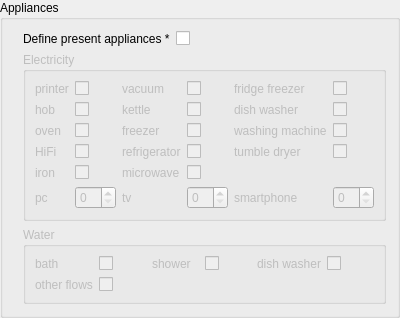
             <widget class="QGroupBox" name="appGroup">
              <property name="title">
               <string>Appliances</string>
              </property>
              <layout class="QVBoxLayout" name="verticalLayout_5">
               <property name="leftMargin">
                <number>20</number>
               </property>
               <item>
                <layout class="QFormLayout" name="formLayout_8">
                 <item row="0" column="0">
                  <widget class="QLabel" name="label_22">
                   <property name="text">
                    <string>Define present appliances *</string>
                   </property>
                  </widget>
                 </item>
                 <item row="0" column="1">
                  <widget class="QCheckBox" name="appBool"/>
                 </item>
                </layout>
               </item>
               <item>
                <widget class="QGroupBox" name="groupBox_7">
                 <property name="enabled">
                  <bool>false</bool>
                 </property>
                 <property name="title">
                  <string>Electricity</string>
                 </property>
                 <layout class="QGridLayout" name="gridLayout">
                  <item row="2" column="4">
                   <widget class="QLabel" name="label_33">
                    <property name="text">
                     <string>washing machine</string>
                    </property>
                   </widget>
                  </item>
                  <item row="3" column="4">
                   <widget class="QLabel" name="label_34">
                    <property name="text">
                     <string>tumble dryer</string>
                    </property>
                   </widget>
                  </item>
                  <item row="0" column="4">
                   <widget class="QLabel" name="label_30">
                    <property name="text">
                     <string>fridge freezer</string>
                    </property>
                   </widget>
                  </item>
                  <item row="1" column="4">
                   <widget class="QLabel" name="label_32">
                    <property name="text">
                     <string>dish washer</string>
                    </property>
                   </widget>
                  </item>
                  <item row="0" column="1">
                   <widget class="QCheckBox" name="checkBox_3">
                    <property name="sizePolicy">
                     <sizepolicy hsizetype="Minimum" vsizetype="Fixed">
                      <horstretch>0</horstretch>
                      <verstretch>0</verstretch>
                     </sizepolicy>
                    </property>
                    <property name="text">
                     <string/>
                    </property>
                    <property name="applianceName" stdset="0">
                     <string>printer</string>
                    </property>
                   </widget>
                  </item>
                  <item row="5" column="0">
                   <widget class="QLabel" name="label_40">
                    <property name="text">
                     <string>pc</string>
                    </property>
                   </widget>
                  </item>
                  <item row="5" column="2">
                   <widget class="QLabel" name="label_38">
                    <property name="text">
                     <string>tv</string>
                    </property>
                   </widget>
                  </item>
                  <item row="5" column="1">
                   <widget class="QSpinBox" name="spinBox_6">
                    <property name="applianceName" stdset="0">
                     <string>pc</string>
                    </property>
                   </widget>
                  </item>
                  <item row="5" column="3">
                   <widget class="QSpinBox" name="spinBox_8">
                    <property name="applianceName" stdset="0">
                     <string>tv</string>
                    </property>
                   </widget>
                  </item>
                  <item row="5" column="4">
                   <widget class="QLabel" name="label_39">
                    <property name="text">
                     <string>smartphone</string>
                    </property>
                   </widget>
                  </item>
                  <item row="5" column="5">
                   <widget class="QSpinBox" name="spinBox_9">
                    <property name="applianceName" stdset="0">
                     <string>smartphone</string>
                    </property>
                   </widget>
                  </item>
                  <item row="2" column="2">
                   <widget class="QLabel" name="label_45">
                    <property name="text">
                     <string>freezer</string>
                    </property>
                   </widget>
                  </item>
                  <item row="3" column="2">
                   <widget class="QLabel" name="label_46">
                    <property name="text">
                     <string>refrigerator</string>
                    </property>
                   </widget>
                  </item>
                  <item row="1" column="2">
                   <widget class="QLabel" name="label_47">
                    <property name="text">
                     <string>kettle</string>
                    </property>
                   </widget>
                  </item>
                  <item row="0" column="2">
                   <widget class="QLabel" name="label_28">
                    <property name="text">
                     <string>vacuum</string>
                    </property>
                   </widget>
                  </item>
                  <item row="4" column="2">
                   <widget class="QLabel" name="label_37">
                    <property name="text">
                     <string>microwave</string>
                    </property>
                   </widget>
                  </item>
                  <item row="3" column="0">
                   <widget class="QLabel" name="label_24">
                    <property name="text">
                     <string>HiFi</string>
                    </property>
                   </widget>
                  </item>
                  <item row="0" column="0">
                   <widget class="QLabel" name="label_35">
                    <property name="text">
                     <string>printer</string>
                    </property>
                   </widget>
                  </item>
                  <item row="2" column="0">
                   <widget class="QLabel" name="label_42">
                    <property name="text">
                     <string>oven</string>
                    </property>
                   </widget>
                  </item>
                  <item row="4" column="0">
                   <widget class="QLabel" name="label_36">
                    <property name="text">
                     <string>iron</string>
                    </property>
                   </widget>
                  </item>
                  <item row="1" column="0">
                   <widget class="QLabel" name="label_43">
                    <property name="text">
                     <string>hob</string>
                    </property>
                   </widget>
                  </item>
                  <item row="1" column="5">
                   <widget class="QCheckBox" name="checkBox_43">
                    <property name="sizePolicy">
                     <sizepolicy hsizetype="Minimum" vsizetype="Fixed">
                      <horstretch>0</horstretch>
                      <verstretch>0</verstretch>
                     </sizepolicy>
                    </property>
                    <property name="text">
                     <string/>
                    </property>
                    <property name="applianceName" stdset="0">
                     <string>dish washer</string>
                    </property>
                   </widget>
                  </item>
                  <item row="2" column="5">
                   <widget class="QCheckBox" name="checkBox_44">
                    <property name="sizePolicy">
                     <sizepolicy hsizetype="Minimum" vsizetype="Fixed">
                      <horstretch>0</horstretch>
                      <verstretch>0</verstretch>
                     </sizepolicy>
                    </property>
                    <property name="text">
                     <string/>
                    </property>
                    <property name="applianceName" stdset="0">
                     <string>washing machine</string>
                    </property>
                   </widget>
                  </item>
                  <item row="3" column="5">
                   <widget class="QCheckBox" name="checkBox_45">
                    <property name="sizePolicy">
                     <sizepolicy hsizetype="Minimum" vsizetype="Fixed">
                      <horstretch>0</horstretch>
                      <verstretch>0</verstretch>
                     </sizepolicy>
                    </property>
                    <property name="text">
                     <string/>
                    </property>
                    <property name="applianceName" stdset="0">
                     <string>tumble dryer</string>
                    </property>
                   </widget>
                  </item>
                  <item row="1" column="3">
                   <widget class="QCheckBox" name="checkBox_12">
                    <property name="sizePolicy">
                     <sizepolicy hsizetype="Minimum" vsizetype="Fixed">
                      <horstretch>0</horstretch>
                      <verstretch>0</verstretch>
                     </sizepolicy>
                    </property>
                    <property name="text">
                     <string/>
                    </property>
                    <property name="applianceName" stdset="0">
                     <string>kettle</string>
                    </property>
                   </widget>
                  </item>
                  <item row="2" column="3">
                   <widget class="QCheckBox" name="checkBox_11">
                    <property name="sizePolicy">
                     <sizepolicy hsizetype="Minimum" vsizetype="Fixed">
                      <horstretch>0</horstretch>
                      <verstretch>0</verstretch>
                     </sizepolicy>
                    </property>
                    <property name="text">
                     <string/>
                    </property>
                    <property name="applianceName" stdset="0">
                     <string>freezer</string>
                    </property>
                   </widget>
                  </item>
                  <item row="3" column="3">
                   <widget class="QCheckBox" name="checkBox_40">
                    <property name="sizePolicy">
                     <sizepolicy hsizetype="Minimum" vsizetype="Fixed">
                      <horstretch>0</horstretch>
                      <verstretch>0</verstretch>
                     </sizepolicy>
                    </property>
                    <property name="text">
                     <string/>
                    </property>
                    <property name="applianceName" stdset="0">
                     <string>refrigerator</string>
                    </property>
                   </widget>
                  </item>
                  <item row="1" column="1">
                   <widget class="QCheckBox" name="checkBox_42">
                    <property name="sizePolicy">
                     <sizepolicy hsizetype="Minimum" vsizetype="Fixed">
                      <horstretch>0</horstretch>
                      <verstretch>0</verstretch>
                     </sizepolicy>
                    </property>
                    <property name="text">
                     <string/>
                    </property>
                    <property name="applianceName" stdset="0">
                     <string>hob</string>
                    </property>
                   </widget>
                  </item>
                  <item row="2" column="1">
                   <widget class="QCheckBox" name="checkBox_13">
                    <property name="sizePolicy">
                     <sizepolicy hsizetype="Minimum" vsizetype="Fixed">
                      <horstretch>0</horstretch>
                      <verstretch>0</verstretch>
                     </sizepolicy>
                    </property>
                    <property name="text">
                     <string/>
                    </property>
                    <property name="applianceName" stdset="0">
                     <string>oven</string>
                    </property>
                   </widget>
                  </item>
                  <item row="3" column="1">
                   <widget class="QCheckBox" name="checkBox_50">
                    <property name="sizePolicy">
                     <sizepolicy hsizetype="Minimum" vsizetype="Fixed">
                      <horstretch>0</horstretch>
                      <verstretch>0</verstretch>
                     </sizepolicy>
                    </property>
                    <property name="text">
                     <string/>
                    </property>
                    <property name="applianceName" stdset="0">
                     <string>HiFi</string>
                    </property>
                   </widget>
                  </item>
                  <item row="4" column="1">
                   <widget class="QCheckBox" name="checkBox_46">
                    <property name="sizePolicy">
                     <sizepolicy hsizetype="Minimum" vsizetype="Fixed">
                      <horstretch>0</horstretch>
                      <verstretch>0</verstretch>
                     </sizepolicy>
                    </property>
                    <property name="text">
                     <string/>
                    </property>
                    <property name="applianceName" stdset="0">
                     <string>iron</string>
                    </property>
                   </widget>
                  </item>
                  <item row="0" column="5">
                   <widget class="QCheckBox" name="checkBox_41">
                    <property name="sizePolicy">
                     <sizepolicy hsizetype="Minimum" vsizetype="Fixed">
                      <horstretch>0</horstretch>
                      <verstretch>0</verstretch>
                     </sizepolicy>
                    </property>
                    <property name="text">
                     <string/>
                    </property>
                    <property name="applianceName" stdset="0">
                     <string>fridge freezer</string>
                    </property>
                   </widget>
                  </item>
                  <item row="0" column="3">
                   <widget class="QCheckBox" name="checkBox_51">
                    <property name="sizePolicy">
                     <sizepolicy hsizetype="Minimum" vsizetype="Fixed">
                      <horstretch>0</horstretch>
                      <verstretch>0</verstretch>
                     </sizepolicy>
                    </property>
                    <property name="text">
                     <string/>
                    </property>
                    <property name="applianceName" stdset="0">
                     <string>vacuum</string>
                    </property>
                   </widget>
                  </item>
                  <item row="4" column="3">
                   <widget class="QCheckBox" name="checkBox_47">
                    <property name="sizePolicy">
                     <sizepolicy hsizetype="Minimum" vsizetype="Fixed">
                      <horstretch>0</horstretch>
                      <verstretch>0</verstretch>
                     </sizepolicy>
                    </property>
                    <property name="text">
                     <string/>
                    </property>
                    <property name="applianceName" stdset="0">
                     <string>microwave</string>
                    </property>
                   </widget>
                  </item>
                 </layout>
                </widget>
               </item>
               <item>
                <widget class="QGroupBox" name="groupBox_8">
                 <property name="enabled">
                  <bool>false</bool>
                 </property>
                 <property name="title">
                  <string>Water</string>
                 </property>
                 <layout class="QGridLayout" name="gridLayout_2">
                  <item row="0" column="1">
                   <widget class="QCheckBox" name="checkBox_17">
                    <property name="sizePolicy">
                     <sizepolicy hsizetype="Minimum" vsizetype="Fixed">
                      <horstretch>0</horstretch>
                      <verstretch>0</verstretch>
                     </sizepolicy>
                    </property>
                    <property name="text">
                     <string/>
                    </property>
                    <property name="applianceName" stdset="0">
                     <string>bath</string>
                    </property>
                   </widget>
                  </item>
                  <item row="0" column="4">
                   <widget class="QLabel" name="label_44">
                    <property name="text">
                     <string>dish washer</string>
                    </property>
                   </widget>
                  </item>
                  <item row="1" column="0">
                   <widget class="QLabel" name="label_49">
                    <property name="text">
                     <string>other flows</string>
                    </property>
                   </widget>
                  </item>
                  <item row="0" column="3">
                   <widget class="QCheckBox" name="checkBox_16">
                    <property name="sizePolicy">
                     <sizepolicy hsizetype="Minimum" vsizetype="Fixed">
                      <horstretch>0</horstretch>
                      <verstretch>0</verstretch>
                     </sizepolicy>
                    </property>
                    <property name="text">
                     <string/>
                    </property>
                    <property name="applianceName" stdset="0">
                     <string>shower</string>
                    </property>
                   </widget>
                  </item>
                  <item row="0" column="2">
                   <widget class="QLabel" name="label_41">
                    <property name="text">
                     <string>shower</string>
                    </property>
                   </widget>
                  </item>
                  <item row="0" column="0">
                   <widget class="QLabel" name="label_52">
                    <property name="text">
                     <string>bath</string>
                    </property>
                   </widget>
                  </item>
                  <item row="0" column="5">
                   <widget class="QCheckBox" name="checkBox_8">
                    <property name="sizePolicy">
                     <sizepolicy hsizetype="Minimum" vsizetype="Fixed">
                      <horstretch>0</horstretch>
                      <verstretch>0</verstretch>
                     </sizepolicy>
                    </property>
                    <property name="text">
                     <string/>
                    </property>
                    <property name="applianceName" stdset="0">
                     <string>dish washer</string>
                    </property>
                   </widget>
                  </item>
                  <item row="1" column="1">
                   <widget class="QCheckBox" name="checkBox_7">
                    <property name="sizePolicy">
                     <sizepolicy hsizetype="Minimum" vsizetype="Fixed">
                      <horstretch>0</horstretch>
                      <verstretch>0</verstretch>
                     </sizepolicy>
                    </property>
                    <property name="text">
                     <string/>
                    </property>
                    <property name="applianceName" stdset="0">
                     <string>other flow</string>
                    </property>
                   </widget>
                  </item>
                 </layout>
                </widget>
               </item>
              </layout>
             </widget>
